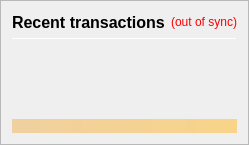
                   <widget class="QFrame" name="frame_RecentTransactions">
                    <property name="enabled">
                     <bool>true</bool>
                    </property>
                    <property name="minimumSize">
                     <size>
                      <width>0</width>
                      <height>0</height>
                     </size>
                    </property>
                    <property name="maximumSize">
                     <size>
                      <width>0</width>
                      <height>0</height>
                     </size>
                    </property>
                    <property name="frameShape">
                     <enum>QFrame::StyledPanel</enum>
                    </property>
                    <property name="frameShadow">
                     <enum>QFrame::Raised</enum>
                    </property>
                    <layout class="QVBoxLayout" name="verticalLayout_1" stretch="0,0,0,0,0">
                     <item>
                      <layout class="QHBoxLayout" name="horizontalLayout_2">
                       <item>
                        <widget class="QLabel" name="label_4">
                         <property name="minimumSize">
                          <size>
                           <width>0</width>
                           <height>20</height>
                          </size>
                         </property>
                         <property name="font">
                          <font>
                           <pointsize>12</pointsize>
                           <weight>75</weight>
                           <bold>true</bold>
                          </font>
                         </property>
                         <property name="text">
                          <string>Recent transactions</string>
                         </property>
                        </widget>
                       </item>
                       <item>
                        <widget class="QLabel" name="labelTransactionsStatus">
                         <property name="cursor">
                          <cursorShape>WhatsThisCursor</cursorShape>
                         </property>
                         <property name="toolTip">
                          <string>The displayed information may be out of date. Your wallet automatically synchronizes with the PIVX network after a connection is established, but this process has not completed yet.</string>
                         </property>
                         <property name="styleSheet">
                          <string notr="true">QLabel { color: red; }</string>
                         </property>
                         <property name="text">
                          <string notr="true">(out of sync)</string>
                         </property>
                         <property name="alignment">
                          <set>Qt::AlignRight|Qt::AlignTrailing|Qt::AlignVCenter</set>
                         </property>
                        </widget>
                       </item>
                       <item>
                        <spacer name="horizontalSpacer">
                         <property name="orientation">
                          <enum>Qt::Horizontal</enum>
                         </property>
                         <property name="sizeHint" stdset="0">
                          <size>
                           <width>40</width>
                           <height>20</height>
                          </size>
                         </property>
                        </spacer>
                       </item>
                      </layout>
                     </item>
                     <item>
                      <widget class="Line" name="line">
                       <property name="minimumSize">
                        <size>
                         <width>0</width>
                         <height>1</height>
                        </size>
                       </property>
                       <property name="maximumSize">
                        <size>
                         <width>16777215</width>
                         <height>1</height>
                        </size>
                       </property>
                       <property name="orientation">
                        <enum>Qt::Horizontal</enum>
                       </property>
                      </widget>
                     </item>
                     <item>
                      <widget class="QListView" name="listTransactions">
                       <property name="minimumSize">
                        <size>
                         <width>0</width>
                         <height>0</height>
                        </size>
                       </property>
                       <property name="styleSheet">
                        <string notr="true">QListView { background: transparent; }</string>
                       </property>
                       <property name="frameShape">
                        <enum>QFrame::NoFrame</enum>
                       </property>
                       <property name="verticalScrollBarPolicy">
                        <enum>Qt::ScrollBarAlwaysOff</enum>
                       </property>
                       <property name="horizontalScrollBarPolicy">
                        <enum>Qt::ScrollBarAlwaysOff</enum>
                       </property>
                       <property name="selectionMode">
                        <enum>QAbstractItemView::NoSelection</enum>
                       </property>
                      </widget>
                     </item>
                     <item>
                      <spacer name="verticalSpacer_2">
                       <property name="orientation">
                        <enum>Qt::Vertical</enum>
                       </property>
                       <property name="sizeType">
                        <enum>QSizePolicy::Expanding</enum>
                       </property>
                       <property name="sizeHint" stdset="0">
                        <size>
                         <width>20</width>
                         <height>40</height>
                        </size>
                       </property>
                      </spacer>
                     </item>
                     <item>
                      <widget class="QLabel" name="labelAlerts">
                       <property name="maximumSize">
                        <size>
                         <width>16777215</width>
                         <height>16777215</height>
                        </size>
                       </property>
                       <property name="styleSheet">
                        <string notr="true">background-color: qlineargradient(x1: 0, y1: 0, x2: 1, y2: 0, stop:0 #F0D0A0, stop:1 #F8D488); color:#000000;</string>
                       </property>
                       <property name="text">
                        <string/>
                       </property>
                       <property name="wordWrap">
                        <bool>true</bool>
                       </property>
                       <property name="margin">
                        <number>3</number>
                       </property>
                      </widget>
                     </item>
                    </layout>
                   </widget>
